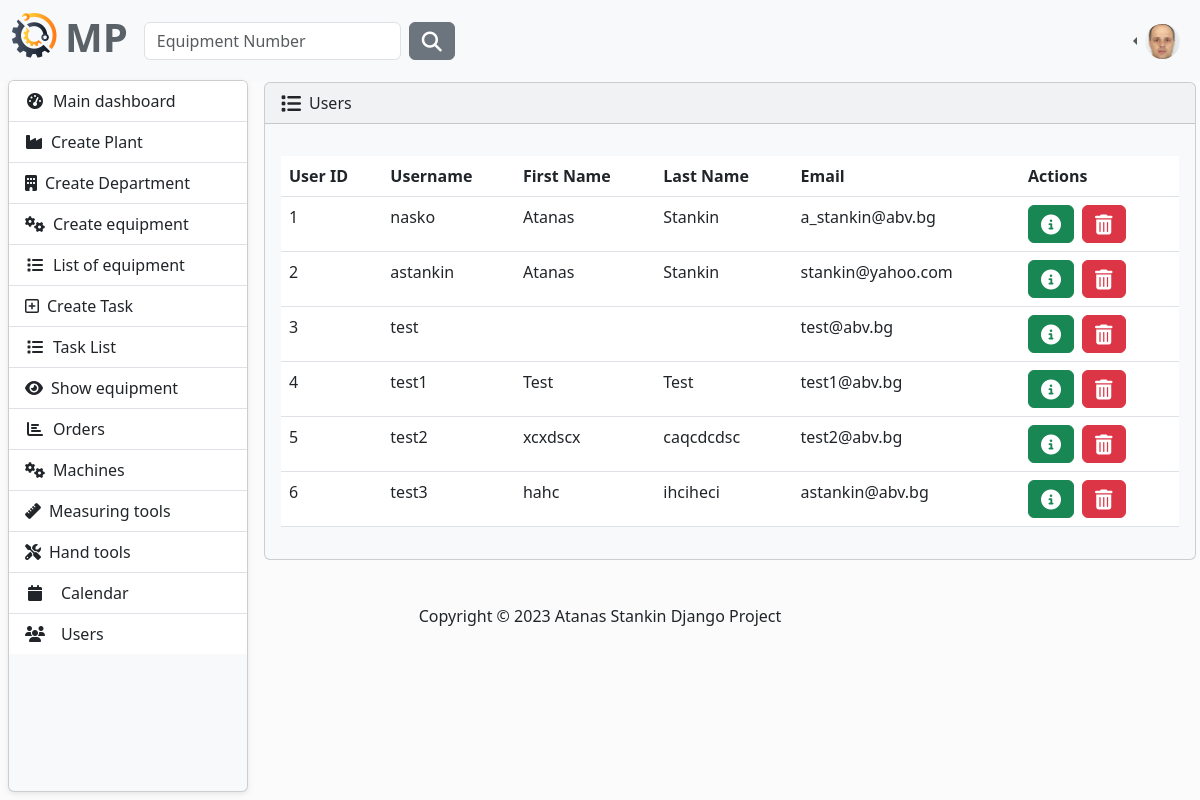
/user/users-list/ (signed in), run on an earlier commit of the app's database.
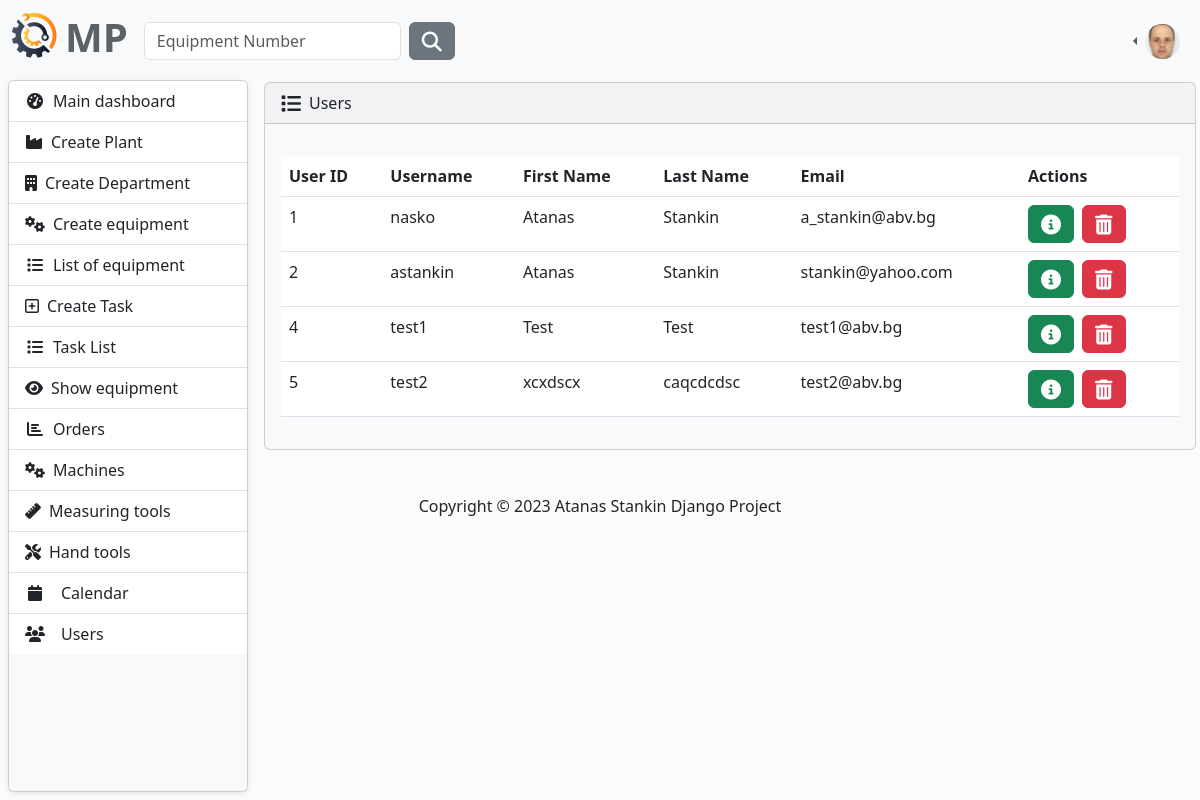
And on a later commit of the database.
### MaintenancePlanner/accounts/models.py (models this page shows, shortened)
class AppUser(AbstractUser):
    first_name = models.CharField(
        max_length=30,
        validators=[
            MinLengthValidator(2),
            user_name_validator,
        ]
    )
    last_name = models.CharField(
        max_length=30,
        validators=[
            MinLengthValidator(2),
            user_name_validator,
        ]
    )
    email = models.EmailField(unique=True)

class Profile(models.Model):
    user = models.OneToOneField(AppUser, on_delete=models.CASCADE)
    image = models.ImageField(
        default='images/default.jpg',
        null=True,
        blank=True,
        upload_to='images/'
    )

### MaintenancePlanner/accounts/views.py (the view)
# urls.py: path('users-list/', ListUsers.as_view(), name='users-list'),
class ListUsers(LoginRequiredMixin, ListView):
    model = AppUser
    template_name = 'users-list.html'
    context_object_name = 'users'

### MaintenancePlanner/accounts/templates/users-list.html (shortened to what this page needs)
{% extends "base.html" %}
{% block content %}
    <article>
        <div class="card bg-light ms-1 me-4 mb-4 mt-0">
            <div class="card-header">
                <i class="fa-solid fa-list fa-lg me-2"></i>Users
            </div>
            <div class="card-body">
                <p class="card-text">
                <div class="table-responsive">
                    <table class="table table-hover">
                        <thead>
                        <tr>
                            <th scope="col">User ID</th>
                            <th scope="col">Username</th>
                            <th scope="col">First Name</th>
                            <th scope="col">Last Name</th>
                            <th scope="col">Email</th>
                            <th scope="col">Actions</th>
                        </tr>
                        </thead>
                        <tbody>
                        {% for user in  users %}
                            <tr>
                                <td>{{ user.id }}</td>
                                <td>{{ user.username }}</td>
                                <td>{{ user.first_name }}</td>
                                <td>{{ user.last_name }}</td>
                                <td>{{ user.email }}</td>
                                <td>
                                    <button type="button" class="btn btn-success me-1"
                                            href="#" data-bs-toggle="modal"
                                            data-bs-target="#myModal{{ user.id }}">
                                        <i class="fa-solid fa-circle-info fa-lg"></i>
                                    </button>
                                    <button type="button" class="btn btn-danger me-1"
                                            href="#"
                                            data-bs-toggle="modal"
                                            data-bs-target="#myModal2{{ user.id }}">
                                        <i class="fa-solid fa-trash-can fa-lg"></i>
                                    </button>
                                </td>
                            </tr>
                        {% endfor %}
                        </tbody>
                    </table>
                </div>
            </div>
        </div>
    </article>
{% endblock %}

### templates/base.html (shortened to what this page needs)
{% load static %}
<!DOCTYPE html>
<html lang="en">
{% include 'partials/head.html' %}
<body>
{% include 'partials/navbar.html' %}
<main>
    {% block content %}
    {% endblock %}
</main>
{% if user.is_authenticated %}
    <aside>
        {% include 'partials/sidebar.html' %}
    </aside>
{% endif %}
{% include 'partials/footer.html' %}
</body>
</html>

### templates/partials/head.html (shortened to what this page needs)
{% load static %}
<head>
    <link rel="stylesheet" href="{% static 'css/layout.css' %}">
    <link rel="stylesheet" href="https://cdnjs.cloudflare.com/ajax/libs/font-awesome/6.4.0/css/all.min.css"
/>
    <link href="https://cdn.jsdelivr.net/npm/bootstrap@5.3.0-alpha3/dist/css/bootstrap.min.css" rel="stylesheet"
>
    <link rel="stylesheet" href="{% static 'css/body.css' %}">
    {% if  user.is_authenticated %}
        <link rel="stylesheet" href="{% static 'css/side-bar.css' %}">
        <link rel="stylesheet" href="{% static 'css/layout.css' %}">
    {% endif %}
</head>

### templates/partials/navbar.html (shortened to what this page needs)
{% load static %}
<nav class="navbar navbar-expand-lg bg-light" data-bs-theme="light">
    <div class="container-fluid">
        <a class="navbar-brand" href="{% url 'home-page' %}">
            <ul class="navbar-nav ms-auto d-flex flex-row">
                <li><img class="logo me-2" src="{% static 'img/logo.png' %}" alt="logo"></li>
                <li><h1 style="color: #5a6268; font-weight: bold">MP</h1></li>
            </ul>
             </a>
        <div class="collapse navbar-collapse" id="navbarColor01">
            {% if user.is_authenticated %}
            <form class="d-flex" method=POST action="">
                <input class="form-control me-sm-2" type="search" placeholder="Equipment Number"
                       name="searched">
                <button class="btn btn-secondary my-2 my-sm-0" type="submit"><i
                        class="fa-solid fa-magnifying-glass fa-lg"></i></button>
            </form>
            {% endif %}
            <ul class="navbar-nav ms-auto d-flex flex-row">
            {% if not request.user.is_authenticated %}
                <li class="nav-item">
                    <a class="nav-link" href="{% url 'login' %}"><i class="fa-solid fa-right-to-bracket fa-lg me-2"></i>Sig In
                    </a>
                </li>
                <li class="nav-item">
                    <a class="nav-link" href="{% url 'register' %}"><i class="fa-regular fa-address-card fa-lg me-2"></i>Sig Up
                    </a>
                </li>
                {% else %}
                <li class="nav-item dropdown">
                    <div class="btn-group dropstart">
                        <a class="nav-link dropdown-toggle" data-bs-toggle="dropdown" href="#" role="button"
                           aria-haspopup="true" aria-expanded="false">
                             {% if user.profile.image %}
                                    <img src="{{ user.profile.image.url }}" class="rounded-circle" height="35" loading="lazy"/>
                                {% else %}
                                    <img src="{% static 'img/profile-img.png' %}" class="rounded-circle" height="35"
                                         loading="lazy"/>
                                {% endif %}
                        </a>
                    </div>
                </li>
                {% endif %}
            </ul>
        </div>
    </div>
</nav>

### templates/partials/sidebar.html
<nav id="sidebarMenu" class="collapse d-lg-block sidebar card bg-light ms-2 me-2 mb-2 mt-0">
    <div class="position-sticky">
        <div class="list-group list-group-flush mx-0 mt-0">
            <a href="#" class="list-group-item list-group-item-action py-2 ripple" aria-current="true">
                <i class="fas fa-tachometer-alt fa-fw me-2"></i><span>Main dashboard</span>
            </a>
            <a href="{% url 'create-plant' %}" class="list-group-item list-group-item-action py-2 ripple">
                <i class="fa-solid fa-industry me-2"></i><span>Create Plant</span>
            </a>
            <a href="{% url 'create-department' %}" class="list-group-item list-group-item-action py-2 ripple">
                <i class="fa-solid fa-building me-2"></i><span>Create Department</span>
            </a>
            <a href="{% url 'create-equipment' %}" class="list-group-item list-group-item-action py-2 ripple">
                <i class="fa-solid fa-gears me-2"></i><span>Create equipment</span>
            </a>
            <a href="{% url 'equipment-list' %}" class="list-group-item list-group-item-action py-2 ripple">
                <i class="fa-solid fa-list fa-fw me-2"></i><span>List of equipment</span>
            </a>
            <a href="{% url 'create-task' %}" class="list-group-item list-group-item-action py-2 ripple">
                <i class="fa-regular fa-square-plus me-2"></i><span>Create Task</span>
            </a>
            <a href="{% url 'task-list' %}" class="list-group-item list-group-item-action py-2 ripple">
                <i class="fa-solid fa-list fa-fw me-2"></i><span>Task List</span>
            </a>
            <a href="#" class="list-group-item list-group-item-action py-2 ripple">
                <i class="fa-solid fa-eye me-2"></i><span>Show equipment</span>
            </a>
            <a href="#" class="list-group-item list-group-item-action py-2 ripple">
                <i class="fas fa-chart-bar fa-fw me-2"></i><span>Orders</span>
            </a>
            <a href="#" class="list-group-item list-group-item-action py-2 ripple">
                <i class="fa-solid fa-gears me-2"></i><span>Machines</span>
            </a>
            <a href="#" class="list-group-item list-group-item-action py-2 ripple">
                <i class="fa-solid fa-ruler me-2"></i><span>Measuring tools</span>
            </a>
            <a href="#" class="list-group-item list-group-item-action py-2 ripple">
                <i class="fa-solid fa-screwdriver-wrench me-2"></i><span>Hand tools</span>
            </a>
            <a href="#" class="list-group-item list-group-item-action py-2 ripple"
            ><i class="fas fa-calendar fa-fw me-3"></i><span>Calendar</span></a
            >
            <a href="{% url 'users-list' %}" class="list-group-item list-group-item-action py-2 ripple"
            ><i class="fas fa-users fa-fw me-3"></i><span>Users</span></a
            >
        </div>
    </div>
</nav>

### templates/partials/footer.html (shortened to what this page needs)
<footer class="mt-auto mb-4">
    <div class="text-center">
        <p>
            Copyright &copy;
            Atanas Stankin Django Project
        </p>
    </div>
</footer>

### static/css/layout.css (style rules this page uses)
body { background-color: #fbfbfb; }
article { grid-area: content; margin-left: 20px; width: 100%; }
footer { padding: 20px; grid-area: footer; }

### static/css/body.css (style rules this page uses)
main { width: 100%; height: auto; margin: 0 auto; display: flex; flex-direction: column; }

### static/css/side-bar.css (style rules this page uses)
body { background-color: #fbfbfb; }
@media (min-width: 991.98px) { main { padding-left: 240px; } }
.sidebar { position: fixed; top: 80px; bottom: 0; left: 0; padding: 0 0 0; box-shadow: 0 2px 5px 0 rgb(0 0 0 / 5%), 0 2px 10px 0 rgb(0 0 0 / 5%); width: 240px; z-index: 600; overflow: hidden; }

What changed in the data, as far as the page shows it:
removed AppUser: id "3", username "test", email "test@abv.bg"
removed AppUser: id "6", username "test3", first_name "hahc", last_name "ihciheci", email "astankin@abv.bg"
